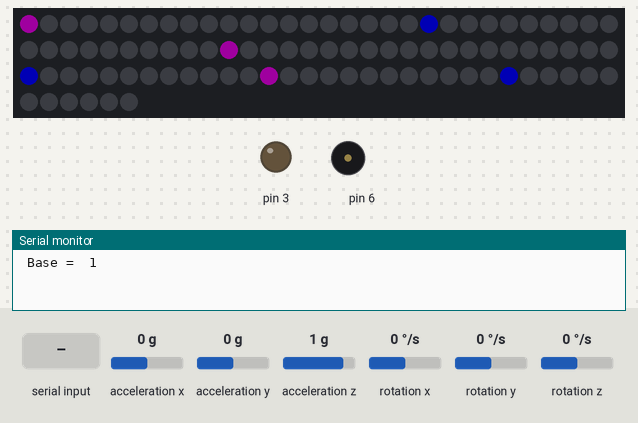
The sketch below on a simulated Arduino Uno, built with avr-gcc and run on an emulated ATmega328P. Shown: 96 RGB LEDs in strip order, left to right, continuing on the next row, output pins drawn as LEDs (lit = HIGH), buzzer (waves = sounding), the last lines printed to the serial monitor. Wiring (inferred from the names in the program): MPU-6050 motion sensor at I2C address 0x68. The test bench sets the inputs (shaded band); at power-on: acceleration z 1 g, acceleration x 0 g, acceleration y 0 g, rotation x 0 °/s, rotation y 0 °/s, rotation z 0 °/s. Dim RGB values are drawn brighter than linear.

Above: at 1.2 s.
1.3 s: acceleration z set to -1.4 g
At 2.07 s:
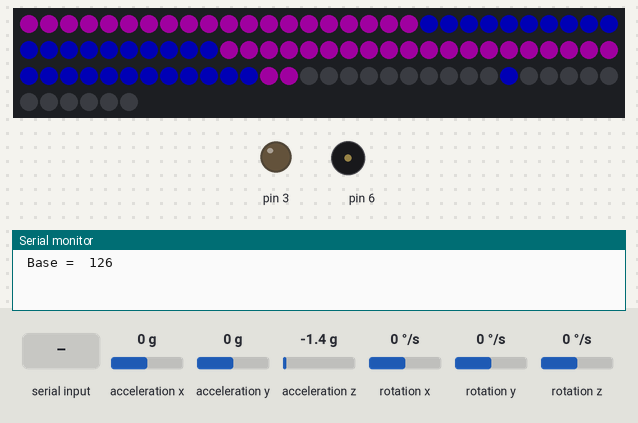
At 3.1 s:
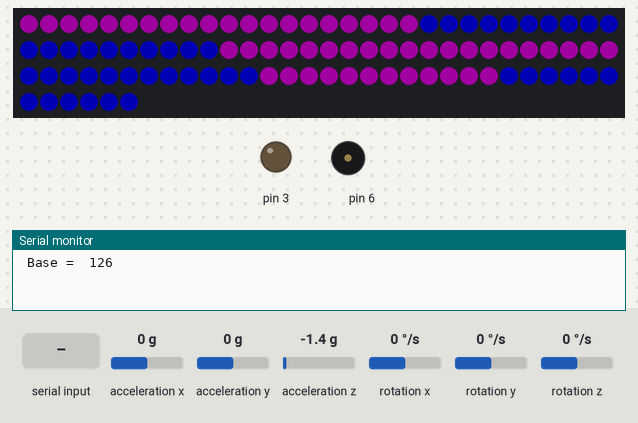
4.0 s: "G" received over the second serial link
Timing chart, 0 to 7.0 s (numbered marks = the images above; inputs shaded):
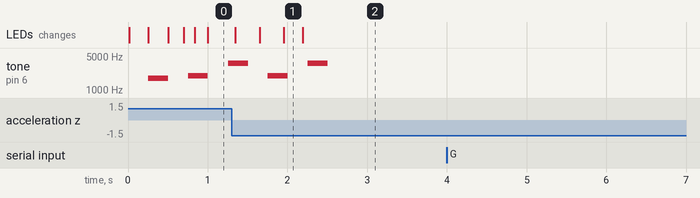

The sketch:

sketch_hm114_.ino
```cpp
//ble
#include <SoftwareSerial.h>
//mpu6050
#include<Wire.h>
//leds
#include <Adafruit_NeoPixel.h>
//speaker
#include "pitches.h"


//#define MOTOR 3
#define PIN      5 //strip
#define N_LEDS 96 //amount of leds
  int c;
  int state = 0;
  int redLed = 0;
  int greenLed = 0;
  int blueLed = 0;

//--MPU6050--//
const int MPU_addr=0x68;  // I2C address of the MPU-6050
int16_t AcX,AcY,AcZ,Tmp,GyX,GyY,GyZ;
int baseAccel;
int accel;
int lastAcc;
int diff; //container voor het berekenen van het verschil met de vorige meting. als te hoog: er wordt bewogen
int minDiff;
boolean sensorReact = true;

 //--NEOPIXEL SETUP--//
// Pattern types supported:
enum  pattern { NONE, RAINBOW_CYCLE, COLOR_WIPE, SPARKLE_WIPE, COLOR_RESET };

// NeoPattern Class - derived from the Adafruit_NeoPixel class
class NeoPatterns : public Adafruit_NeoPixel
{
    public:
    // Member Variables:
    pattern  ActivePattern;  // which pattern is running
    unsigned long Interval;   // milliseconds between updates
    unsigned long lastUpdate; // last update of position
    boolean init; //has the pattern been initialized/is it the first round

    uint32_t Color1, Color2;  // What colors are in use
    uint16_t TotalSteps;  // total number of steps in the pattern
    uint16_t Index;  // current step within the pattern

    void (*OnComplete)();  // Callback on completion of pattern

    // Constructor - calls base-class constructor to initialize strip
    NeoPatterns(uint16_t pixels, uint8_t pin, uint8_t type, void (*callback)())
    :Adafruit_NeoPixel(pixels, pin, type)
    {
        OnComplete = callback;
    }

    // Update the pattern
    void Update()
    {
        if((millis() - lastUpdate) > Interval) // time to update
        {
            lastUpdate = millis();
            switch(ActivePattern)
            {
                case RAINBOW_CYCLE:
                    RainbowCycleUpdate();
                    break;
                case COLOR_WIPE:
                    ColorWipeUpdate();
                    break;
                case SPARKLE_WIPE:
                    SparkleWipeUpdate();
                    break;
                case COLOR_RESET:
                    ColorResetUpdate();
                    break;
                default:
                    break;
            }
        }
    }

    // Increment the Index and reset at the end
    void Increment()
    {
           Index++;
           if (Index >= TotalSteps)
            {
                Index = 0;
                if (OnComplete != NULL)
                {
                    OnComplete(); // call the comlpetion callback
                }
            }
    }

    // Initialize for a RainbowCycle
    void RainbowCycle(uint8_t interval)
    {
        ActivePattern = RAINBOW_CYCLE;
        Interval = interval;
        TotalSteps = 255;
        Index = 0;
    }

    // Update the Rainbow Cycle Pattern
    void RainbowCycleUpdate()
    {
        for(int i=0; i< numPixels(); i++)
        {
            setPixelColor(i, Wheel(((i * 256 / numPixels()) + Index) & 255));
        }
        show();
        Increment();
    }

    // Initialize for a ColorWipe
    void ColorWipe(uint32_t color, uint8_t interval)
    {
        ActivePattern = COLOR_WIPE;
        Interval = interval;
        TotalSteps = numPixels();
        Color1 = color;
        Index = 0;
    }

    // Update the Color Wipe Pattern
    void ColorWipeUpdate()
    {
        setPixelColor(Index, Color1);
        show();
        Increment();
    }

        // Initialize for a Wipe with a sparkle effect
    void SparkleWipe(uint32_t color, uint32_t endcolor, uint8_t interval)
    {
        ActivePattern = SPARKLE_WIPE;
        Interval = interval;
        TotalSteps = numPixels();
        Color1 = color;
        Color2 = endcolor;
        Index = 0;
    }

    // Update the Sparkle Wipe Pattern
    void SparkleWipeUpdate()
    {
        if (Index == 19 || Index == 39 || Index == 59 || Index == 71|| Index == 83 || Index == 95 ){
          setPixelColor(Index, Color2);
        }
        else {
          setPixelColor((Index+1), Color2);
          setPixelColor(Index, Color1);
        }
        show();
        Increment();
    }
        // Initialize for a reset pattern that colours the even and odd strips differently
    void ColorReset(uint32_t color, uint32_t color2, uint8_t interval, boolean start)
    {
        ActivePattern = COLOR_RESET;
        Interval = interval;
        TotalSteps = numPixels();
        Color1 = color;
        Color2 = color2;
        Index = 0;
        init = start;
    }

    // Update the Color reset Pattern
    void ColorResetUpdate()
    {
      if(init){
        if (Index == 0 || Index == 40 || Index == 72){
          setPixelColor(Index, Color2);
        }
        if (Index == 20 || Index == 60 || Index == 84){
          setPixelColor(Index, Color1);
        }
      }
      else{
        if (Index <= 19 || (Index >= 40 && Index <= 59) || (Index >= 72 && Index <= 83) ){
          setPixelColor(Index, Color2);
        }
        else {
          setPixelColor(Index, Color1);
        }
      }
     show();
     Increment();
    }

    // Set all pixels to a color (synchronously)
    void ColorSet(uint32_t color)
    {
        for (int i = 0; i < numPixels(); i++)
        {
            setPixelColor(i, color);
        }
        show();
    }

    // Input a value 0 to 255 to get a color value.
    // The colours are a transition r - g - b - back to r.
    uint32_t Wheel(byte WheelPos)
    {
        WheelPos = 255 - WheelPos;
        if(WheelPos < 85)
        {
            return Color(255 - WheelPos * 3, 0, WheelPos * 3);
        }
        else if(WheelPos < 170)
        {
            WheelPos -= 85;
            return Color(0, WheelPos * 3, 255 - WheelPos * 3);
        }
        else
        {
            WheelPos -= 170;
            return Color(WheelPos * 3, 255 - WheelPos * 3, 0);
        }
    }
};

void StripComplete();

NeoPatterns Strip(N_LEDS, PIN, NEO_GRB + NEO_KHZ800, &StripComplete);

//--DC--//
class Motor {
  int motorPin;
  long OnTime;
  long OffTime;
  int counter;
  int motorState;
  unsigned long previousMillis;
  boolean motorOn;

  public:
  Motor(int pin, long on){
    motorPin = pin;
    pinMode(motorPin, OUTPUT);
    OnTime = on;
    motorState = LOW;
    previousMillis = 0;
    counter = 0;
  }
  void Update() {
    unsigned long currentMillis = millis();
   // counter++;
   // Serial.println(previousMillis);

//
//    if (counter >= OnTime){
//      MotorOff();
//       Serial.println("low");

      if ((motorState == HIGH)&&(currentMillis - previousMillis) >= OnTime){ //als de tijd verlopen is uitzetten
        previousMillis  = currentMillis;
        MotorOff();
      }
      else {
       // MotorOn();

      }
   // }
  }

    void MotorOff(){
      motorState = LOW;
      digitalWrite(motorPin, motorState);
      Serial.println("low");
      minDiff = 7;
      sensorReact = true;

    }

    void MotorOn(){
      motorState = HIGH;
      Serial.println("high");
      digitalWrite(motorPin, motorState);
      previousMillis = millis();
    // counter = 0;
      minDiff = 100;
      sensorReact = false; //om te voorkomen dat de sensor reageert op de motor die draait
    }


};

Motor motor(3,100);

//--SPEAKER--//

class Speaker {
  int melody[3];
  int noteDurations[3];
  int tonePin;
  unsigned long previousMillis;
  int counter;
  int numberOfNotes;
  boolean outputTone;

  public:
  Speaker(int pin){
    tonePin = pin;
    previousMillis = 0;
    counter = 0;
      melody[0] = NOTE_A6;
      melody[1] = NOTE_B6;
      melody[2] = NOTE_A7;
      noteDurations[0] = 4;
      noteDurations[1] = 4;
      noteDurations[2] = 4;

    numberOfNotes = 3;
  //      numberOfNotes = sizeof(melody)/sizeof(int);

    outputTone = false;
  }
  void StartMusic(){
    counter = 0;
  }
  void Update(){
  unsigned long currentMillis = millis();
  unsigned long noteDuration = 1000 / noteDurations[counter];
  unsigned long pauseBetweenNotes = 1000 / 4 ;

    if (counter < numberOfNotes) { //reset de counter  in een functie om de melodie opnieuw te beginnen
      if (outputTone && ((currentMillis - previousMillis) >= noteDuration)) {
          previousMillis = currentMillis;
          noTone(tonePin);
          outputTone = false;
          counter++;
      }
      else {
          if ((currentMillis - previousMillis) >= pauseBetweenNotes) {
          previousMillis = currentMillis;
         // Serial.println(melody[counter]);
          if (melody[counter] == 0) {
            noTone(tonePin);
          } else {
            tone(tonePin, melody[counter]);
          }
          outputTone = true;
        }
      }
    }
  };

};

Speaker speaker(6);


//--BLE--//
SoftwareSerial mySerial(7, 8); // RX, TX


// Initialize everything and prepare to start
void setup()
{
  Serial.begin(9600);
  // strips
    Strip.begin();
    Strip.setBrightness(64);
    Strip.ColorReset(Strip.Color(0, 0, 255), Strip.Color(125,0,125), 10, true);

   // Strip.RainbowCycle(10);//startpattern

  //mpu6050
  Wire.begin();
  Wire.beginTransmission(MPU_addr);
  Wire.write(0x6B);  // PWR_MGMT_1 register
  Wire.write(0);     // set to zero (wakes up the MPU-6050)
  Wire.endTransmission(true);
  measureAccel();
  setBaseAccel();
  //ble
  mySerial.begin(9600);


}

// Main loop
void loop()
{

    Strip.Update();
    speaker.Update();
   // motor.Update();


    //read ble and set led
    checkBleInput();
    measureAccel();
    convertAccel();

           // Serial.println(diff);
     if ((sensorReact == true)&&(diff > 7)){
             speaker.StartMusic();
            // motor.MotorOn();
             Serial.println(diff);

     }

}

// Strip Completion Callback
void StripComplete()
{
    //Serial.println("eind strip");
    Strip.init = false;
}

//--BLE--//
void checkBleInput(){
  if (mySerial.available()) {
        Serial.println("Got input:");
        state = mySerial.read();
        Serial.println("State: "); Serial.println(state);
        redLed = mySerial.read();
        Serial.println(redLed);
        greenLed = mySerial.read();
        Serial.println(greenLed);
        blueLed = mySerial.read();
        Serial.println(blueLed);
        if(state == 0){Strip.RainbowCycle(10);};
        if(state == 1){Strip.ColorReset(Strip.Color(redLed, greenLed, blueLed), Strip.Color(125,0,125),10, true);};
        if(state == 2){Strip.ColorWipe(Strip.Color(redLed, greenLed, blueLed),20);};
        if(state == 3){Strip.SparkleWipe(Strip.Color(redLed, greenLed, blueLed), Strip.Color(125,125,125), 30);};

     //   speaker.StartMusic();
       //     motor.MotorOn();

  }
  else {
      // Serial.println("noInput");
  }
}
//--MPU6050--//
void measureAccel (){
  Wire.beginTransmission(MPU_addr);
  Wire.write(0x3B);  // starting with register 0x3B (ACCEL_XOUT_H)
  Wire.endTransmission(false);
  Wire.requestFrom(MPU_addr,14,true);  // request a total of 14 registers
  AcX=Wire.read()<<8|Wire.read();  // 0x3B (ACCEL_XOUT_H) & 0x3C (ACCEL_XOUT_L)
  AcY=Wire.read()<<8|Wire.read();  // 0x3D (ACCEL_YOUT_H) & 0x3E (ACCEL_YOUT_L)
  AcZ=Wire.read()<<8|Wire.read();  // 0x3F (ACCEL_ZOUT_H) & 0x40 (ACCEL_ZOUT_L)
  Tmp=Wire.read()<<8|Wire.read();  // 0x41 (TEMP_OUT_H) & 0x42 (TEMP_OUT_L)
  GyX=Wire.read()<<8|Wire.read();  // 0x43 (GYRO_XOUT_H) & 0x44 (GYRO_XOUT_L)
  GyY=Wire.read()<<8|Wire.read();  // 0x45 (GYRO_YOUT_H) & 0x46 (GYRO_YOUT_L)
  GyZ=Wire.read()<<8|Wire.read();  // 0x47 (GYRO_ZOUT_H) & 0x48 (GYRO_ZOUT_L)
//  Serial.print("AcX = "); Serial.print(AcX);
//  Serial.print(" | AcY = "); Serial.print(AcY);
//  Serial.print(" | AcZ = "); Serial.print(AcZ);
//  Serial.print(" | Tmp = "); Serial.print(Tmp/340.00+36.53);  //equation for temperature in degrees C from datasheet
//  Serial.print(" | GyX = "); Serial.print(GyX);
//  Serial.print(" | GyY = "); Serial.print(GyY);
//  Serial.print(" | GyZ = "); Serial.println(GyZ);
 // delay(30);
}

void setBaseAccel (){
    baseAccel = (AcZ - 15000)/1000;
    Serial.print(" Base =  ");Serial.print(baseAccel);
}
void convertAccel (){
  accel = (AcZ - 15000)/1000;
  accel = accel - baseAccel;
  if (accel < 0){ accel = -accel; }   //tuning
 // Serial.print(" Accel =  ");Serial.print(accel);
  diff = accel - lastAcc;
//Serial.print(" Difference =  ");Serial.print(diff);
  lastAcc = accel;
}
```

pitches.h
```cpp
/*************************************************
 * Public Constants
 *************************************************/

#define NOTE_B0  31
#define NOTE_C1  33
#define NOTE_CS1 35
#define NOTE_D1  37
#define NOTE_DS1 39
#define NOTE_E1  41
#define NOTE_F1  44
#define NOTE_FS1 46
#define NOTE_G1  49
#define NOTE_GS1 52
#define NOTE_A1  55
#define NOTE_AS1 58
#define NOTE_B1  62
#define NOTE_C2  65
#define NOTE_CS2 69
#define NOTE_D2  73
#define NOTE_DS2 78
#define NOTE_E2  82
#define NOTE_F2  87
#define NOTE_FS2 93
#define NOTE_G2  98
#define NOTE_GS2 104
#define NOTE_A2  110
#define NOTE_AS2 117
#define NOTE_B2  123
#define NOTE_C3  131
#define NOTE_CS3 139
#define NOTE_D3  147
#define NOTE_DS3 156
#define NOTE_E3  165
#define NOTE_F3  175
#define NOTE_FS3 185
#define NOTE_G3  196
#define NOTE_GS3 208
#define NOTE_A3  220
#define NOTE_AS3 233
#define NOTE_B3  247
#define NOTE_C4  262
#define NOTE_CS4 277
#define NOTE_D4  294
#define NOTE_DS4 311
#define NOTE_E4  330
#define NOTE_F4  349
#define NOTE_FS4 370
#define NOTE_G4  392
#define NOTE_GS4 415
#define NOTE_A4  440
#define NOTE_AS4 466
#define NOTE_B4  494
#define NOTE_C5  523
#define NOTE_CS5 554
#define NOTE_D5  587
#define NOTE_DS5 622
#define NOTE_E5  659
#define NOTE_F5  698
#define NOTE_FS5 740
#define NOTE_G5  784
#define NOTE_GS5 831
#define NOTE_A5  880
#define NOTE_AS5 932
#define NOTE_B5  988
#define NOTE_C6  1047
#define NOTE_CS6 1109
#define NOTE_D6  1175
#define NOTE_DS6 1245
#define NOTE_E6  1319
#define NOTE_F6  1397
#define NOTE_FS6 1480
#define NOTE_G6  1568
#define NOTE_GS6 1661
#define NOTE_A6  1760
#define NOTE_AS6 1865
#define NOTE_B6  1976
#define NOTE_C7  2093
#define NOTE_CS7 2217
#define NOTE_D7  2349
#define NOTE_DS7 2489
#define NOTE_E7  2637
#define NOTE_F7  2794
#define NOTE_FS7 2960
#define NOTE_G7  3136
#define NOTE_GS7 3322
#define NOTE_A7  3520
#define NOTE_AS7 3729
#define NOTE_B7  3951
#define NOTE_C8  4186
#define NOTE_CS8 4435
#define NOTE_D8  4699
#define NOTE_DS8 4978
```

Measured:
- by itself, tone on pin 6: plays 1976 Hz for 0.25 s, 3520 Hz for 0.25 s
